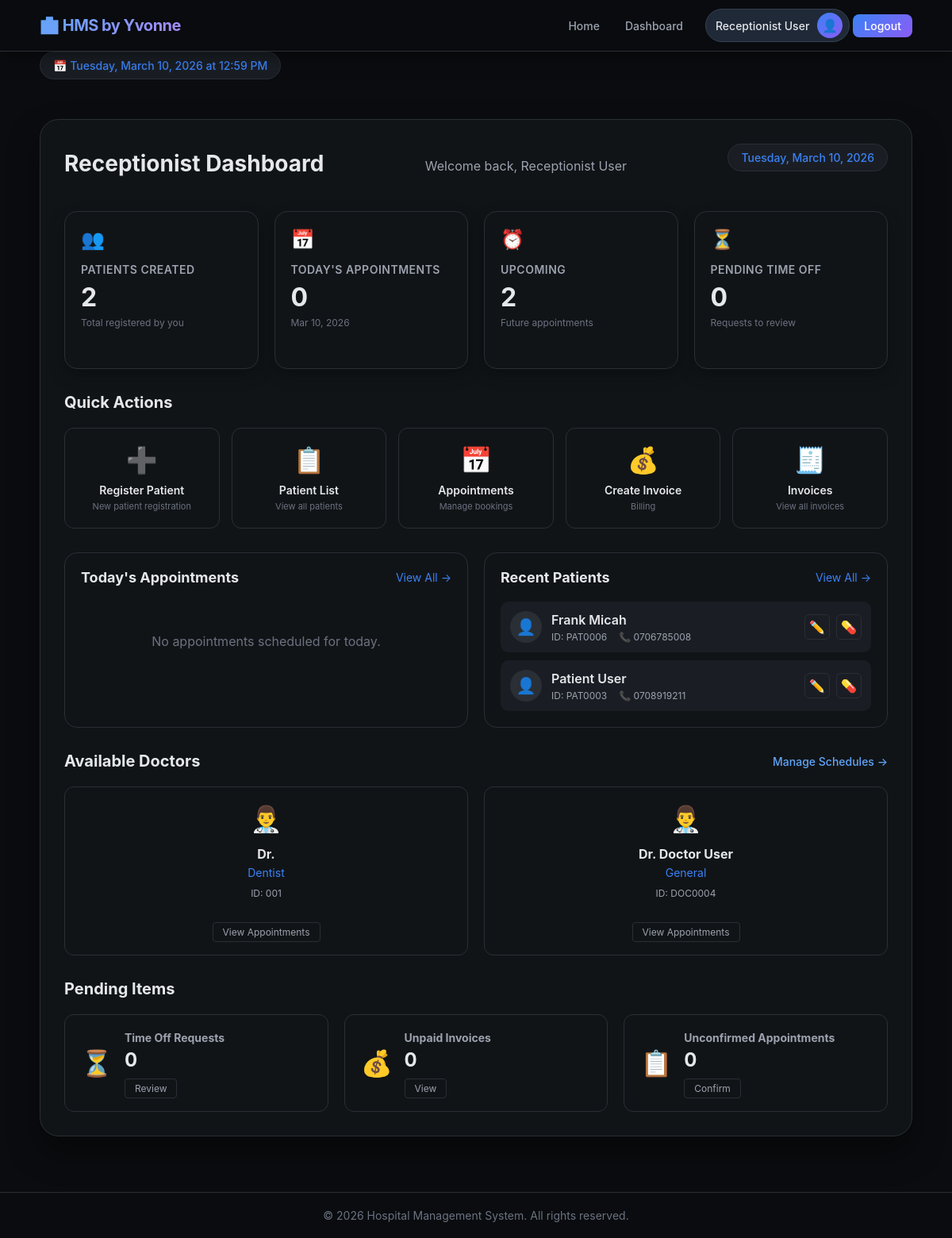
The app's page /dashboard/ (signed in) with its own data.
### accounts/models.py (models this page shows, shortened)
class Patient(models.Model):
    user_profile = models.OneToOneField(UserProfile, on_delete=models.CASCADE, related_name='patient_details')
    patient_id = models.CharField(max_length=20, unique=True)
    emergency_contact = models.CharField(max_length=100)
    blood_group = models.CharField(max_length=5, blank=True)
    created_by = models.ForeignKey(User, on_delete=models.SET_NULL, null=True, related_name='created_patients')

class UserProfile(models.Model):
    USER_TYPES = (
        ('admin', 'Admin'),
        ('receptionist', 'Receptionist'),
        ('doctor', 'Doctor'),
        ('patient', 'Patient'),
    )
    user = models.OneToOneField(User, on_delete=models.CASCADE, related_name='profile')
    user_type = models.CharField(max_length=20, choices=USER_TYPES, default='patient')
    phone_number = models.CharField(max_length=15, blank=True)
    address = models.TextField(blank=True)
    date_of_birth = models.DateField(null=True, blank=True)

class Doctor(models.Model):
    user_profile = models.OneToOneField(UserProfile, on_delete=models.CASCADE, related_name='doctor_details')
    employee_id = models.CharField(max_length=20, unique=True)
    specialization = models.CharField(max_length=100)
    license_number = models.CharField(max_length=50, unique=True)

### accounts/views.py (the view, shortened to what this page needs)
# urls.py: path('dashboard/', views.dashboard, name='dashboard'),
@login_required
def dashboard(request):
    user_type = request.user.profile.user_type
    context = {
        'user': request.user,
        'user_type': user_type,
    }
    if user_type == 'admin':
        total_users = User.objects.count()
        total_doctors = Doctor.objects.count()
        total_receptionists = Receptionist.objects.count()
        total_patients = Patient.objects.count()
        total_appointments = Appointment.objects.count()
        today_appointments = Appointment.objects.filter(appointment_date=date.today()).count()
        pending_timeoffs = TimeOff.objects.filter(is_approved=False).count()
        context.update({
            'total_users': total_users,
            'total_doctors': total_doctors,
            'total_receptionists': total_receptionists,
            'total_patients': total_patients,
            'total_appointments': total_appointments,
            'today_appointments': today_appointments,
            'pending_timeoffs': pending_timeoffs,
            'recent_appointments': Appointment.objects.all().order_by('-created_at')[:5],
            'recent_patients': Patient.objects.all().order_by('-user_profile__user__date_joined')[:5],
        })
        return render(request, 'accounts/admin_dashboard.html', context)
    elif user_type == 'receptionist':
        try:
            receptionist = request.user.profile.receptionist_details
        except:
            receptionist = None
        patients_created = Patient.objects.filter(created_by=request.user).count()
        today_appointments = Appointment.objects.filter(appointment_date=date.today()).count()
        upcoming_appointments = Appointment.objects.filter(
            appointment_date__gte=date.today(),
            status__in=['scheduled', 'confirmed']
        ).count()
        recent_patients = Patient.objects.filter(created_by=request.user).order_by('-user_profile__user__date_joined')[:5]
        todays_appointments = Appointment.objects.filter(
            appointment_date=date.today()
        ).order_by('start_time')[:10]
        doctors = Doctor.objects.all()[:5]
        doctor_data = []
        for doctor in doctors:
            today_schedule = DoctorSchedule.objects.filter(
                doctor=doctor,
                day_of_week=date.today().weekday(),
                is_available=True
            ).first()
            doctor_data.append({
                'doctor': doctor,
                'today_schedule': today_schedule
            })
        pending_timeoffs = TimeOff.objects.filter(is_approved=False).count()
        context.update({
            'receptionist': receptionist,
            'patients_created': patients_created,
            'today_appointments': today_appointments,
            'upcoming_appointments': upcoming_appointments,
            'recent_patients': recent_patients,
            'todays_appointments': todays_appointments,
            'doctors': doctors,
            'pending_timeoffs': pending_timeoffs,
            'today': date.today(),
            'now': timezone.now(),
        })
        return render(request, 'accounts/receptionist_dashboard.html', context)

### accounts/templates/accounts/receptionist_dashboard.html (shortened to what this page needs)
{% extends 'accounts/base.html' %}
{% block content %}
<div class="dashboard-header">
    <h1>Receptionist Dashboard</h1>
    <p>Welcome back, {{ user.get_full_name|default:user.username }}</p>
    <div class="current-date">{{ today|date:"l, F j, Y" }}</div>
</div>
<div class="dashboard-cards">
    <div class="card">
        <div class="card-icon">👥</div>
        <h3>Patients Created</h3>
        <div class="number">{{ patients_created|default:"0" }}</div>
        <small>Total registered by you</small>
    </div>
    <div class="card">
        <div class="card-icon">📅</div>
        <h3>Today's Appointments</h3>
        <div class="number">{{ today_appointments|default:"0" }}</div>
        <small>{{ today|date:"M j, Y" }}</small>
    </div>
    <div class="card">
        <div class="card-icon">⏰</div>
        <h3>Upcoming</h3>
        <div class="number">{{ upcoming_appointments|default:"0" }}</div>
        <small>Future appointments</small>
    </div>
    <div class="card">
        <div class="card-icon">⏳</div>
        <h3>Pending Time Off</h3>
        <div class="number">{{ pending_timeoffs|default:"0" }}</div>
        <small>Requests to review</small>
    </div>
</div>
<div class="quick-actions-section">
    <h2>Quick Actions</h2>
    <div class="quick-actions">
        <a href="{% url 'patient_create' %}" class="action-card">
            <div class="action-icon">➕</div>
            <div class="action-text">Register Patient</div>
            <small>New patient registration</small>
        </a>
        <a href="{% url 'patient_list' %}" class="action-card">
            <div class="action-icon">📋</div>
            <div class="action-text">Patient List</div>
            <small>View all patients</small>
        </a>
        <a href="{% url 'all_appointments' %}" class="action-card">
            <div class="action-icon">📅</div>
            <div class="action-text">Appointments</div>
            <small>Manage bookings</small>
        </a>
        <a href="{% url 'create_invoice' %}" class="action-card">
            <div class="action-icon">💰</div>
            <div class="action-text">Create Invoice</div>
            <small>Billing</small>
        </a>
        <a href="{% url 'invoice_list' %}" class="action-card">
            <div class="action-icon">🧾</div>
            <div class="action-text">Invoices</div>
            <small>View all invoices</small>
        </a>
    </div>
</div>
<div class="dashboard-grid">
    <div class="grid-card">
        <div class="card-header">
            <h3>Today's Appointments</h3>
            <a href="{% url 'all_appointments' %}?date={{ today|date:'Y-m-d' }}" class="view-all">View All →</a>
        </div>
        {% if todays_appointments %}
            <div class="table-responsive">
                <table>
                    <thead>
                        <tr>
                            <th>Time</th>
                            <th>Patient</th>
                            <th>Doctor</th>
                            <th>Status</th>
                            <th>Action</th>
                        </tr>
                    </thead>
                    <tbody>
                        {% for apt in todays_appointments %}
                        <tr>
                            <td>{{ apt.start_time|time:"g:i A" }}</td>
                            <td>
                                <strong>{{ apt.patient.user_profile.user.get_full_name|truncatechars:20 }}</strong>
                                <br><small class="text-muted">ID: {{ apt.patient.patient_id }}</small>
                            </td>
                            <td>Dr. {{ apt.doctor.user_profile.user.last_name }}</td>
                            <td>
                                <span class="status-badge status-{{ apt.status }}">
                                    {{ apt.get_status_display }}
                                </span>
                            </td>
                            <td>
                                <a href="{% url 'all_appointments' %}?appointment={{ apt.id }}" class="btn-small">View</a>
                            </td>
                        </tr>
                        {% endfor %}
                    </tbody>
                </table>
            </div>
        {% else %}
            <div class="empty-message">
                <p>No appointments scheduled for today.</p>
            </div>
        {% endif %}
    </div>
    <div class="grid-card">
        <div class="card-header">
            <h3>Recent Patients</h3>
            <a href="{% url 'patient_list' %}" class="view-all">View All →</a>
        </div>
        {% if recent_patients %}
            <div class="patient-list">
                {% for patient in recent_patients %}
                <div class="patient-item">
                    <div class="patient-avatar">
                        👤
                    </div>
                    <div class="patient-info">
                        <div class="patient-name">{{ patient.user_profile.user.get_full_name }}</div>
                        <div class="patient-meta">
                            <span>ID: {{ patient.patient_id }}</span>
                            <span>📞 {{ patient.user_profile.phone_number|default:"—" }}</span>
                        </div>
                    </div>
                    <div class="patient-actions">
                        <a href="{% url 'patient_update' patient.id %}" class="btn-icon" title="Edit">✏️</a>
                        <a href="{% url 'create_prescription_for_patient' patient.id %}" class="btn-icon" title="New Prescription">💊</a>
                    </div>
                </div>
                {% endfor %}
            </div>
        {% else %}
            <div class="empty-message">
                <p>No patients registered yet.</p>
                <a href="{% url 'patient_create' %}" class="btn-small">Register First Patient</a>
            </div>
        {% endif %}
    </div>
</div>
<div class="doctors-section">
    <div class="section-header">
        <h2>Available Doctors</h2>
        <a href="{% url 'manage_schedule' %}" class="view-all">Manage Schedules →</a>
    </div>
    <div class="doctors-grid">
        {% if doctors %}
            {% for doctor in doctors %}
            <div class="doctor-card">
                <div class="doctor-avatar">👨‍⚕️</div>
                <div class="doctor-info">
                    <h4>Dr. {{ doctor.user_profile.user.get_full_name }}</h4>
                    <p class="specialization">{{ doctor.specialization }}</p>
                    <p class="doctor-meta">
                        <span>ID: {{ doctor.employee_id }}</span>
                    </p>
                </div>
                <div class="doctor-actions">
                    <a href="{% url 'all_appointments' %}?doctor={{ doctor.id }}" class="btn-small">View Appointments</a>
                </div>
            </div>
            {% endfor %}
        {% else %}
            <p class="empty-message">No doctors available.</p>
        {% endif %}
    </div>
</div>
<div class="pending-section">
    <h2>Pending Items</h2>
    <div class="pending-grid">
        <div class="pending-card">
            <div class="pending-icon">⏳</div>
            <div class="pending-content">
                <h4>Time Off Requests</h4>
                <div class="pending-number">{{ pending_timeoffs|default:"0" }}</div>
                <a href="{% url 'admin:accounts_timeoff_changelist' %}" class="btn-small">Review</a>
            </div>
        </div>
        <div class="pending-card">
            <div class="pending-icon">💰</div>
            <div class="pending-content">
                <h4>Unpaid Invoices</h4>
                <div class="pending-number">0</div>
                <a href="{% url 'invoice_list' %}?status=pending" class="btn-small">View</a>
            </div>
        </div>
        <div class="pending-card">
            <div class="pending-icon">📋</div>
            <div class="pending-content">
                <h4>Unconfirmed Appointments</h4>
                <div class="pending-number">0</div>
                <a href="{% url 'all_appointments' %}?status=scheduled" class="btn-small">Confirm</a>
            </div>
        </div>
    </div>
</div>
{% endblock %}

### accounts/templates/accounts/base.html (shortened to what this page needs)
<!DOCTYPE html>
<html lang="en">
<head>
</head>
<body>
    <div class="navbar">
        <div class="container nav-container">
            <div class="logo">🏥 HMS by Yvonne</div>
            <div class="nav-links">
                <a href="{% url 'home' %}">Home</a>
                {% if user.is_authenticated %}
                    <a href="{% url 'dashboard' %}">Dashboard</a>
                    <div class="user-info">
                        <span class="username">{{ user.get_full_name|default:user.username }}</span>
                        <div class="user-icon">👤</div>
                    </div>
                    <a href="{% url 'logout' %}" class="btn-nav">Logout</a>
                {% else %}
                    <a href="{% url 'login' %}">Login</a>
                    <a href="{% url 'register' %}" class="btn-nav">Register</a>
                {% endif %}
            </div>
        </div>
    </div>
    <div class="container">
        <div class="current-date" id="currentDate"></div>
        <div class="content">
            {% block content %}{% endblock %}
        </div>
    </div>
    <div class="footer">
        <div class="container">
            <p>&copy; 2026 Hospital Management System. All rights reserved.</p>
        </div>
    </div>
</body>
</html>

### records on screen
Patient: user_profile.user.get_full_name "Frank Micah", patient_id "PAT0006", user_profile.phone_number "0706785008"
Patient: user_profile.user.get_full_name "Patient User", patient_id "PAT0003", user_profile.phone_number "0708919211"
Doctor: specialization "Dentist", employee_id "001"
Doctor: user_profile.user.get_full_name "Doctor User", specialization "General", employee_id "DOC0004"

### other values on screen
{{ user.get_full_name|default:user.username }} "Receptionist User"
{{ patients_created|default:"0" }} "2"
{{ today_appointments|default:"0" }} "0"
{{ today|date:"M j, Y" }} "Mar 10, 2026"
{{ upcoming_appointments|default:"0" }} "2"
{{ pending_timeoffs|default:"0" }} "0"
